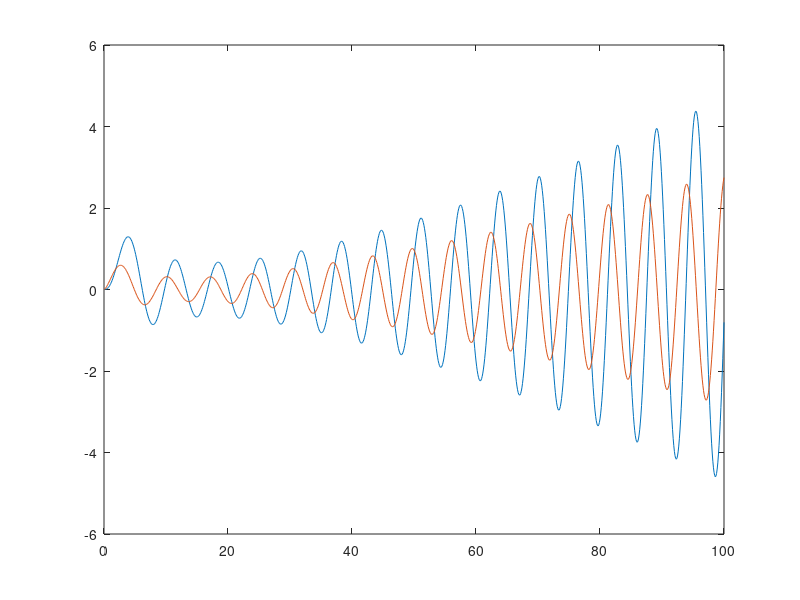

Write MATLAB code to recreate this figure.
% Finds the energy and radial wavefunction for a particle from the point 
% of view of an observer in a rotating frame of reference. The 
% wavefunction is correct to order v^2/c^2. This uses equations (362, 
% (363) and (382) to (390) of my notes. This is a positive energy particle. 
k=1.0;
mu=1.5;
om=0.01;
m=1.0;
c=1.0;
hbar=1.0;
hw=hbar*om;
mf=(m*c^2+hbar*om/2);
mom2=hbar^2*c^2*k^2;
emin=m*c*c;
emax=m*c*c+2.0000;
de=0.0001;
e=emin:de:emax;
ne=round(1+(emax-emin)/de);
mf=(m*c^2+hbar*om/2);
for ie=1:ne
    e1=e(ie)^2-mom2-mf^2;
    d1=(e1-2*(mu+1)*hbar*om*e(ie))^2*(e1+2*hbar*om*e(ie));
    d2=8*hbar^4*om^2*c^2*k^2*e(ie)^2;
    d3=4*(mu+1)*hbar^2*om^2*e(ie)^2*(e1-2*(mu+1)*hbar*om*e(ie));
    det(ie)=d1+d2+d3;
end
det=det
is=0;
for ie=2:ne
    ratio=det(ie)/det(ie-1);
    if ratio < 0
        is=is+1;
        E(is)=e(ie)
    end
end
for ie=2:ne-1
    if det(ie) < det(ie-1)
        if det(ie) < det(ie+1)
            is=is+1
            E(is)=e(ie)
        end
    end
end
for is=1:1
    ef1=E(is)-m*c^2-hbar*om/2
    Wn=1;
    Yn=E(is)^2*Wn/(E(is)^2-mom2+2*hbar*om*E(is)-mf^2);
    Xn=(4*hbar^2*om*c*k/(E(is)^2-mom2-2*(mu+1)*hbar*om*E(is)-mf^2))*Yn;
    An=(hbar*c*k*Wn+2*mu*hbar*om*Xn)/ef1;
    Bn=(E(is)*Wn-hbar*c*k*Xn-2*hbar*om*Yn)/ef1;
    Cn=(E(is)*Xn+hbar*c*k*Yn)/ef1;
end
rmin=0;
rmax=100;
dr=0.1;
nr=round(1+(rmax-rmin)/dr);
r=rmin:dr:rmax;
z=k*r;
z1=om*z/(k*c);
z2=z1.*z1;
A=An/Wn
B=Bn/Wn
C=Cn/Wn
W=Wn/Wn
X=Xn/Wn
Y=Yn/Wn
for ir=1:nr
    psi1(ir)=A*besselj(mu+1,z(ir))+B*z1(ir)*besselj(mu,z(ir))+C*z2(ir)*besselj(mu+1,z(ir));
    psi4(ir)=W*besselj(mu,z(ir))+X*z1(ir)*besselj(mu+1,z(ir))+Y*z2(ir)*besselj(mu,z(ir));
end
plot(z,psi1,z,psi4)
    